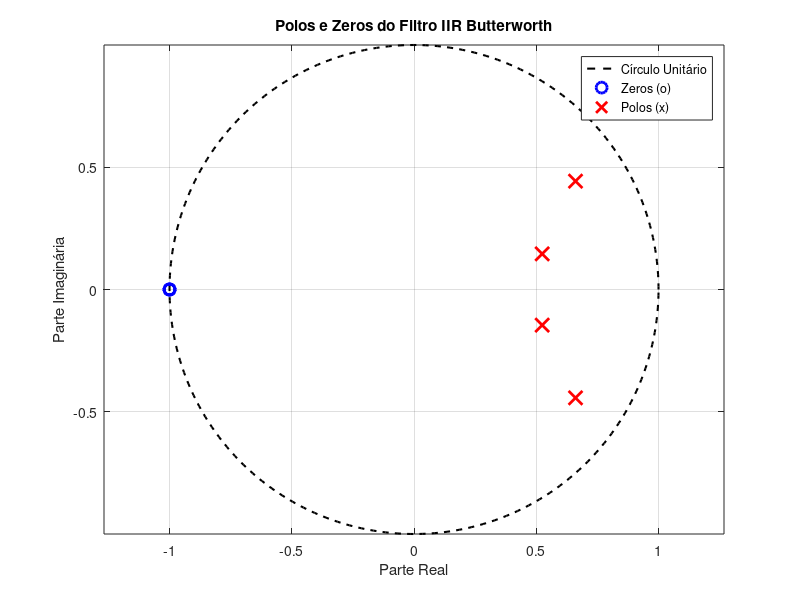

This chart was generated by the following MATLAB code:
pkg load signal

% ----------------------------------------------------------
% Parâmetros do filtro
% ----------------------------------------------------------
Fs = 1000;          % Frequência de amostragem (Hz)
fc = 100;           % Frequência de corte (Hz)

ordem = 4;

Wn = fc/(Fs/2);

% ----------------------------------------------------------
% Projeto do filtro IIR Butterworth
% ----------------------------------------------------------
[b,a] = butter(ordem,Wn,"low");

% ----------------------------------------------------------
% Cálculo dos polos e zeros
% ----------------------------------------------------------
zeros_filtro = roots(b);
polos_filtro = roots(a);

% ----------------------------------------------------------
% Exibição numérica
% ----------------------------------------------------------
disp('Zeros do filtro:');
disp(zeros_filtro);

disp('Polos do filtro:');
disp(polos_filtro);

% ----------------------------------------------------------
% Representação dos polos e zeros
% ----------------------------------------------------------
figure;

theta = linspace(0,2*pi,500);

plot(cos(theta),sin(theta), ...
    'k--','LineWidth',1.5);
hold on;

plot(real(zeros_filtro), imag(zeros_filtro), ...
    'ob','MarkerSize',8,'LineWidth',2);

plot(real(polos_filtro), imag(polos_filtro), ...
    'xr','MarkerSize',10,'LineWidth',2);

axis equal;
grid on;

xlabel('Parte Real');
ylabel('Parte Imaginária');

title('Polos e Zeros do Filtro IIR Butterworth');

legend('Círculo Unitário', ...
       'Zeros (o)', ...
       'Polos (x)', ...
       'Location', 'best');

% ----------------------------------------------------------
% Verificação automática da estabilidade
% ----------------------------------------------------------
modulos_polos = abs(polos_filtro);

fprintf('\nMódulos dos polos:\n');
disp(modulos_polos);

if all(modulos_polos < 1)
    fprintf('\nFiltro ESTÁVEL.\n');
    fprintf('Todos os polos estão dentro do círculo unitário.\n');
else
    fprintf('\nFiltro INSTÁVEL.\n');
    fprintf('Existe pelo menos um polo fora do círculo unitário.\n');
end
